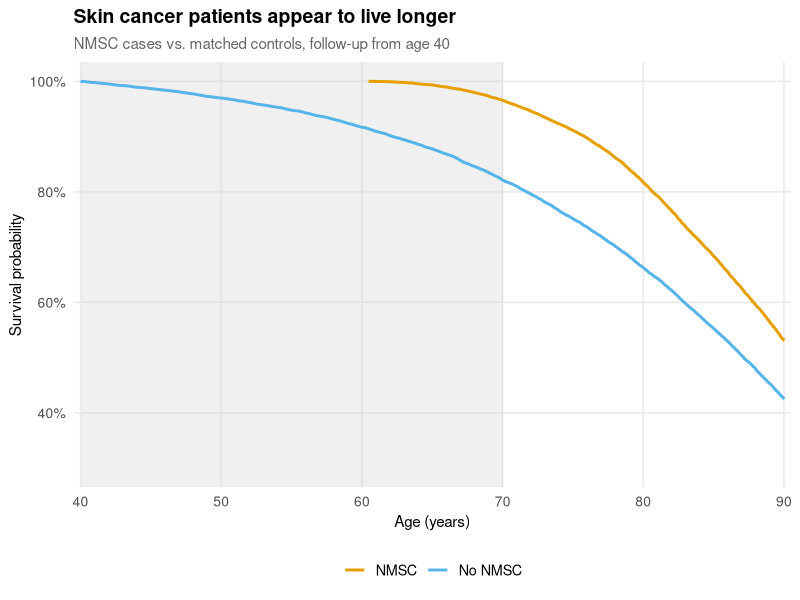
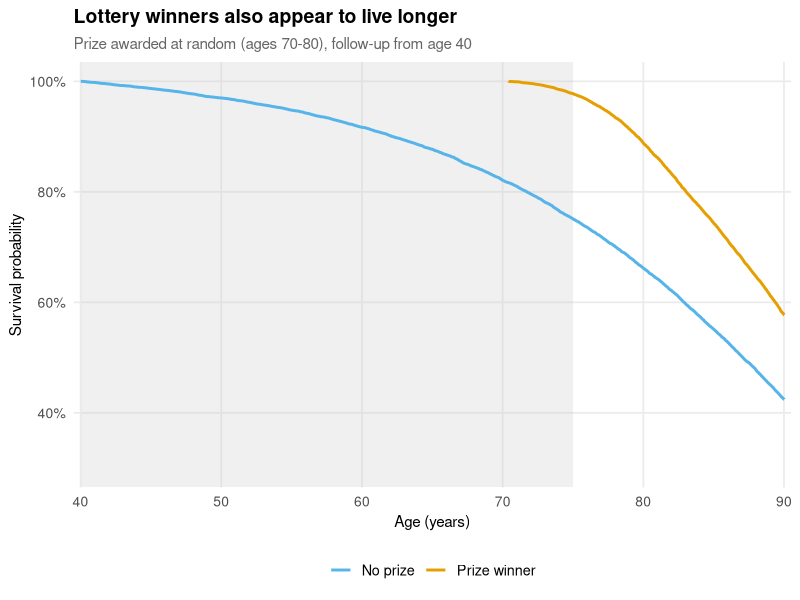
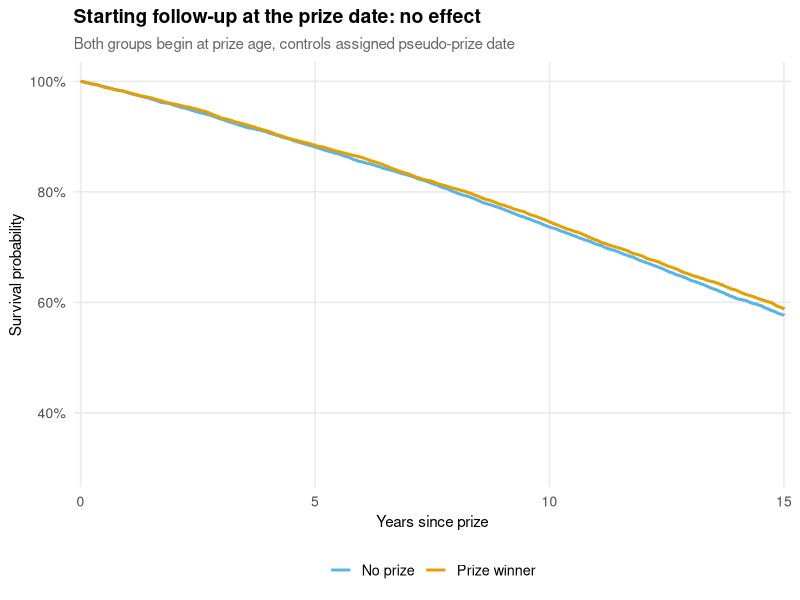

Source code (R) for these figures, in order:
# =============================================================================
# Immortal Time Bias: Three Separate Figures
# Author: Ólafur B Davíðsson, PhD — Frameshift
# Date: 2026-03-26
#
# Reference: Brøndum-Jacobsen et al., Int J Epidemiol, 42(5):1486–1496, 2013
# DOI: 10.1093/ije/dyt168
# =============================================================================
#
# Produces three figures:
#   figures/fig1_nmsc.png       — NMSC study design, biased (ages 60–80)
#   figures/fig2_prize.png      — Prize analogy, biased (ages 70–80)
#   figures/fig3_correct.png    — Correct analysis from prize date
#
# Mortality: Gompertz model calibrated to Danish adult life tables
#   h(t) = a * exp(b * t), t = years since age 40
#   a = 0.00195, b = 0.0685
#   → age 40: 0.002/yr, age 70: 0.015/yr, age 80: 0.030/yr
# =============================================================================

# --- Packages ----------------------------------------------------------------
library(ggplot2)
library(dplyr)
library(survival)
library(broom)

# --- Parameters --------------------------------------------------------------
set.seed(42)

n_pairs    <- 20000   # matched case-control pairs
max_age    <- 90      # administrative censoring age

gompertz_a <- 0.00195
gompertz_b <- 0.0685

# NMSC: typically diagnosed ages 60–80
nmsc_dx_min <- 60
nmsc_dx_max <- 80

# Prize: awarded ages 70–80 (shifted to maximise immortal time window)
prize_min   <- 70
prize_max   <- 80

# --- Shared colour palette (colorblind-friendly) ----------------------------
col_exposed   <- "#E69F00"   # orange — cases / prize winners
col_unexposed <- "#56B4E9"   # blue   — controls
col_immortal  <- "#CCCCCC"   # grey   — immortal time shading

# --- Helper: simulate age at death via Gompertz inverse CDF -----------------
sim_death_age <- function(n, a = gompertz_a, b = gompertz_b, entry_age = 40) {
  u <- runif(n)
  t <- (1 / b) * log(1 - (b / a) * log(1 - u))
  entry_age + pmax(t, 0)
}

# --- Shared ggplot theme -----------------------------------------------------
theme_fs <- function() {
  theme_minimal(base_size = 13) +
    theme(
      plot.title       = element_text(face = "bold", size = 14),
      plot.subtitle    = element_text(size = 11, color = "grey40"),
      plot.caption     = element_text(size = 9,  color = "grey55", hjust = 0.5),
      panel.grid.minor = element_blank(),
      axis.title       = element_text(size = 11),
      axis.text        = element_text(size = 10)
    )
}

# =============================================================================
# Simulate cohort
# =============================================================================

death_age_case    <- sim_death_age(n_pairs)
death_age_control <- sim_death_age(n_pairs)

obs_age_case    <- pmin(death_age_case,    max_age)
obs_age_control <- pmin(death_age_control, max_age)

event_case    <- as.integer(death_age_case    <= max_age)
event_control <- as.integer(death_age_control <= max_age)

# NMSC diagnosis age: uniform [60, 80]
nmsc_dx_age <- runif(n_pairs, nmsc_dx_min, nmsc_dx_max)
got_nmsc    <- as.integer(nmsc_dx_age <= obs_age_case)

# Prize age: uniform [70, 80]
prize_age   <- runif(n_pairs, prize_min, prize_max)
got_prize   <- as.integer(prize_age <= obs_age_case)

cat(sprintf("Cohort: %s matched pairs\n", format(n_pairs, big.mark = ",")))
cat(sprintf("NMSC diagnoses received: %s (%.1f%%)\n",
            sum(got_nmsc), 100 * mean(got_nmsc)))
cat(sprintf("Prizes received:         %s (%.1f%%)\n\n",
            sum(got_prize), 100 * mean(got_prize)))

# =============================================================================
# Figure 1: NMSC study design (biased)
# =============================================================================

nmsc_cases <- data.frame(
  time  = obs_age_case[got_nmsc == 1] - 40,
  event = event_case[got_nmsc == 1],
  group = "NMSC"
)
nmsc_controls <- data.frame(
  time  = obs_age_control[got_nmsc == 1] - 40,
  event = event_control[got_nmsc == 1],
  group = "No NMSC"
)
nmsc_data <- bind_rows(nmsc_cases, nmsc_controls) |>
  mutate(group = factor(group, levels = c("No NMSC", "NMSC")))

nmsc_fit <- survfit(Surv(time, event) ~ group, data = nmsc_data)
nmsc_cox <- coxph(Surv(time, event) ~ group, data = nmsc_data)
nmsc_hr  <- exp(coef(nmsc_cox))
nmsc_lo  <- exp(confint(nmsc_cox))[1]
nmsc_hi  <- exp(confint(nmsc_cox))[2]

cat(sprintf("=== Figure 1: NMSC (biased) ===\n"))
cat(sprintf("  HR = %.3f  [95%% CI: %.3f–%.3f]  (paper: 0.52)\n\n",
            nmsc_hr, nmsc_lo, nmsc_hi))

nmsc_km        <- tidy(nmsc_fit)
immortal_nmsc  <- mean(c(nmsc_dx_min, nmsc_dx_max)) - 40  # ~30 yrs

p1 <- ggplot(nmsc_km, aes(x = time, y = estimate, color = strata)) +
  annotate("rect",
           xmin = 0, xmax = immortal_nmsc,
           ymin = -Inf, ymax = Inf,
           fill = col_immortal, alpha = 0.30) +
  geom_step(linewidth = 1.0) +
  scale_color_manual(
    values = c("group=No NMSC" = col_unexposed, "group=NMSC" = col_exposed),
    labels = c("group=No NMSC" = "No NMSC", "group=NMSC" = "NMSC"),
    name   = NULL
  ) +
  scale_x_continuous(limits = c(0, 50),
                     breaks = seq(0, 50, 10),
                     labels = function(x) x + 40,
                     expand = c(0.01, 0)) +
  scale_y_continuous(limits = c(0.30, 1.0),
                     labels = scales::percent_format(accuracy = 1)) +
  labs(
    title    = "Skin cancer patients appear to live longer",
    subtitle = "NMSC cases vs. matched controls, follow-up from age 40",
    x        = "Age (years)",
    y        = "Survival probability",
    caption  = NULL
  ) +
  theme_fs() +
  theme(legend.position = "bottom",
        legend.key = element_blank())

dir.create("figures", showWarnings = FALSE)
ggsave("figures/fig1_nmsc.png", p1, width = 8, height = 5, dpi = 300, bg = "white")
cat("Saved figures/fig1_nmsc.png\n\n")

# =============================================================================
# Figure 2: Prize analogy (biased)
# =============================================================================

prize_cases <- data.frame(
  time  = obs_age_case[got_prize == 1] - 40,
  event = event_case[got_prize == 1],
  group = "Prize winner"
)
prize_controls <- data.frame(
  time  = obs_age_control[got_prize == 1] - 40,
  event = event_control[got_prize == 1],
  group = "No prize"
)
prize_data <- bind_rows(prize_cases, prize_controls) |>
  mutate(group = factor(group, levels = c("No prize", "Prize winner")))

prize_fit <- survfit(Surv(time, event) ~ group, data = prize_data)
prize_cox <- coxph(Surv(time, event) ~ group, data = prize_data)
prize_hr  <- exp(coef(prize_cox))
prize_lo  <- exp(confint(prize_cox))[1]
prize_hi  <- exp(confint(prize_cox))[2]

cat(sprintf("=== Figure 2: Prize (biased) ===\n"))
cat(sprintf("  HR = %.3f  [95%% CI: %.3f–%.3f]  (no biology)\n\n",
            prize_hr, prize_lo, prize_hi))

prize_km       <- tidy(prize_fit)
immortal_prize <- mean(c(prize_min, prize_max)) - 40  # ~35 yrs

p2 <- ggplot(prize_km, aes(x = time, y = estimate, color = strata)) +
  annotate("rect",
           xmin = 0, xmax = immortal_prize,
           ymin = -Inf, ymax = Inf,
           fill = col_immortal, alpha = 0.30) +
  geom_step(linewidth = 1.0) +
  scale_color_manual(
    values = c("group=No prize" = col_unexposed, "group=Prize winner" = col_exposed),
    labels = c("group=No prize" = "No prize", "group=Prize winner" = "Prize winner"),
    name   = NULL
  ) +
  scale_x_continuous(limits = c(0, 50),
                     breaks = seq(0, 50, 10),
                     labels = function(x) x + 40,
                     expand = c(0.01, 0)) +
  scale_y_continuous(limits = c(0.30, 1.0),
                     labels = scales::percent_format(accuracy = 1)) +
  labs(
    title    = "Lottery winners also appear to live longer",
    subtitle = "Prize awarded at random (ages 70-80), follow-up from age 40",
    x        = "Age (years)",
    y        = "Survival probability",
    caption  = NULL
  ) +
  theme_fs() +
  theme(legend.position = "bottom",
        legend.key = element_blank())

ggsave("figures/fig2_prize.png", p2, width = 8, height = 5, dpi = 300, bg = "white")
cat("Saved figures/fig2_prize.png\n\n")

# =============================================================================
# Figure 3: Correct analysis — follow-up from prize date
# =============================================================================

idx <- which(got_prize == 1)

# Cases: follow-up from prize age
correct_cases <- data.frame(
  pair  = idx,
  time  = obs_age_case[idx] - prize_age[idx],
  event = event_case[idx],
  group = "Prize winner"
)

# Controls: pseudo-prize at the same age as their matched case
# Exclude controls who died before their pseudo-prize date
alive_at_pseudo <- death_age_control[idx] > prize_age[idx]

correct_controls <- data.frame(
  pair  = idx[alive_at_pseudo],
  time  = obs_age_control[idx[alive_at_pseudo]] - prize_age[idx[alive_at_pseudo]],
  event = event_control[idx[alive_at_pseudo]],
  group = "No prize"
)
correct_cases <- correct_cases[alive_at_pseudo, ]

correct_data <- bind_rows(correct_cases, correct_controls) |>
  mutate(group = factor(group, levels = c("No prize", "Prize winner")))

correct_fit <- survfit(Surv(time, event) ~ group, data = correct_data)
correct_cox <- coxph(Surv(time, event) ~ group, data = correct_data)
correct_hr  <- exp(coef(correct_cox))
correct_lo  <- exp(confint(correct_cox))[1]
correct_hi  <- exp(confint(correct_cox))[2]
correct_p   <- summary(correct_cox)$coefficients[, "Pr(>|z|)"]

cat(sprintf("=== Figure 3: Correct analysis ===\n"))
cat(sprintf("  HR = %.3f  [95%% CI: %.3f–%.3f]  p = %.3f\n\n",
            correct_hr, correct_lo, correct_hi, correct_p))

correct_km  <- tidy(correct_fit)
max_follow  <- max_age - mean(c(prize_min, prize_max))  # ~15 yrs

p3 <- ggplot(correct_km, aes(x = time, y = estimate, color = strata)) +
  geom_step(linewidth = 1.0) +
  scale_color_manual(
    values = c("group=No prize" = col_unexposed, "group=Prize winner" = col_exposed),
    labels = c("group=No prize" = "No prize", "group=Prize winner" = "Prize winner"),
    name   = NULL
  ) +
  scale_x_continuous(limits = c(0, max_follow),
                     breaks = seq(0, max_follow, 5),
                     expand = c(0.01, 0)) +
  scale_y_continuous(limits = c(0.30, 1.0),
                     labels = scales::percent_format(accuracy = 1)) +
  labs(
    title    = "Starting follow-up at the prize date: no effect",
    subtitle = "Both groups begin at prize age, controls assigned pseudo-prize date",
    x        = "Years since prize",
    y        = "Survival probability",
    caption  = NULL
  ) +
  theme_fs() +
  theme(legend.position = "bottom",
        legend.key = element_blank())

ggsave("figures/fig3_correct.png", p3, width = 8, height = 5, dpi = 300, bg = "white")
cat("Saved figures/fig3_correct.png\n\n")

# =============================================================================
# Summary
# =============================================================================
cat("=== Summary ===\n")
cat(sprintf("  NMSC study (biased):      HR = %.3f  [paper: 0.52]\n", nmsc_hr))
cat(sprintf("  Prize analogy (biased):   HR = %.3f  [no biology]\n",  prize_hr))
cat(sprintf("  Correct analysis:         HR = %.3f  [true = 1.0]\n",  correct_hr))
